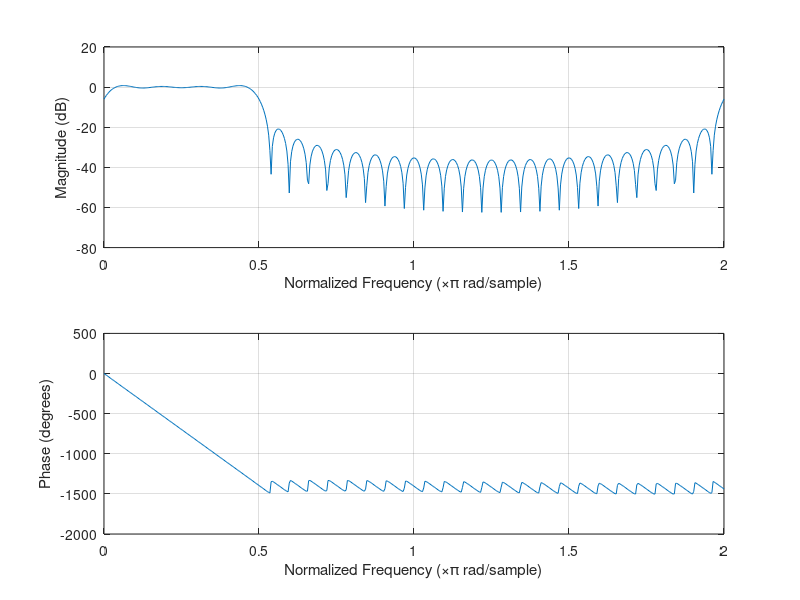
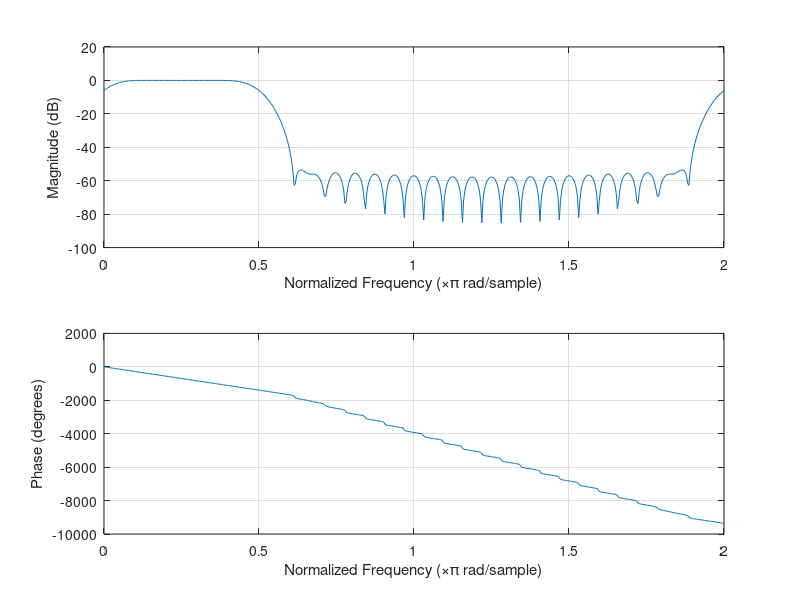
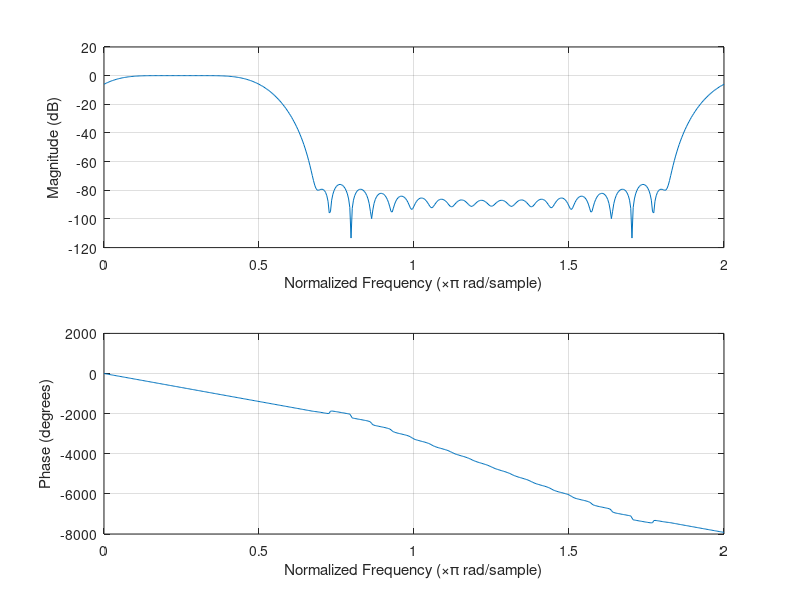

These figures' MATLAB source, in order:
clc;
clear all;
close all;

% Rect Window

M = 32;
wc=pi/2;

%lpf
for n=1:M
    W=1;
    r=@(w)exp(-1i*w*(n-(M-1)/2));
    wc=pi/2;
    q=integral(r,-wc,0);
    y(n+1) = q/(2*pi);
    h(n+1) = y(n+1)*W;
end
figure;
freqz(h);

%hamming
for n=1:M
    r=@(w)exp(-1i*w*(n-(M-1)/2));
    %wc=pi/2;
    q=integral(r,-wc,0);
    y(n+1) = q/(2*pi);
    w(n+1) = 0.54-0.46*cos(2*pi*n/(M-1));
    h(n+1) = y(n+1)*w(n+1);
end
figure;
freqz(h);

%blackman
for n=1:M
    r=@(w)exp(-1i*w*(n-(M-1)/2));
    %wc=pi/2;
    q=integral(r,-wc,0);
    y(n+1) = q/(2*pi);
    
    w(n+1)=0.42-0.5*cos(2*pi*n/(M-1))+0.08*cos(4*pi*n/(M-1));
    h(n+1) = y(n+1)*w(n+1);
end
figure;
freqz(h);